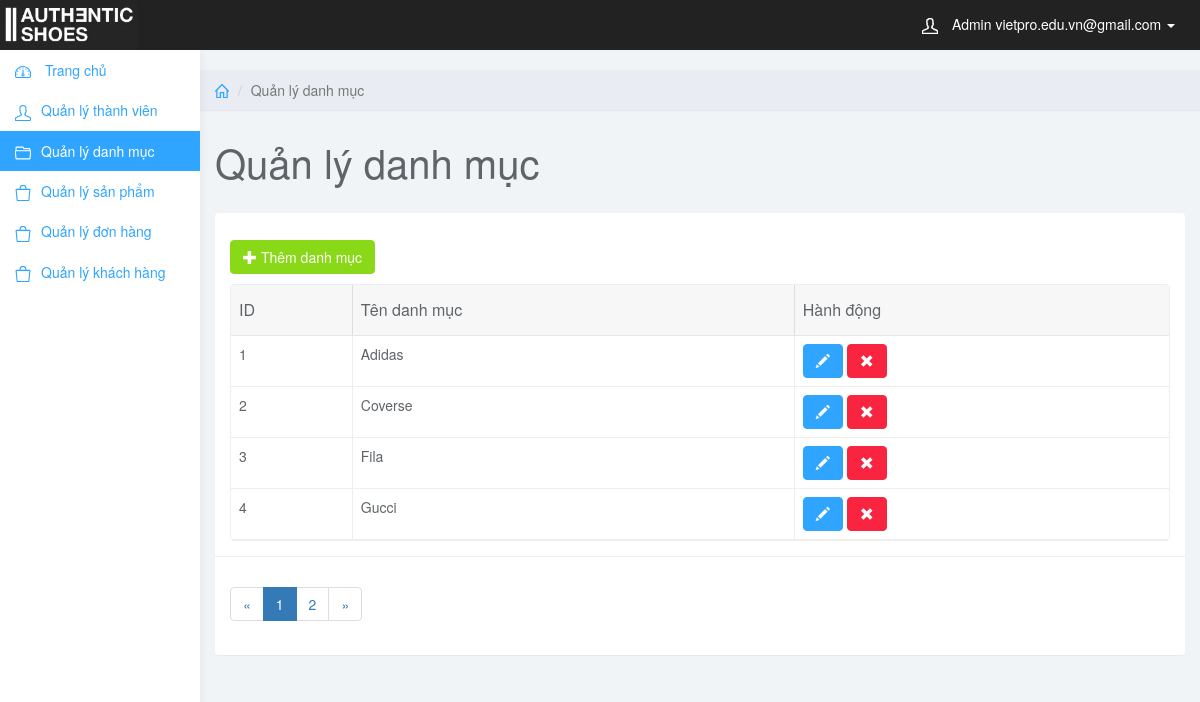
/admin/index.php?page_layout=category (signed in), run on the app's committed database.
### tables this page shows
CREATE TABLE `category` (
  `cat_id` int(11) NOT NULL,
  `cat_name` varchar(255) NOT NULL
);

### admin/category.php (the view, shortened to what this page needs)
<?php
if (isset($_GET['page'])) {
	$page = $_GET['page'];
} else {
	$page = 1;
}
$row_per_page = 4;
$per_row = $page * $row_per_page - $row_per_page;
echo $total_rows = mysqli_num_rows(mysqli_query($conn, 'SELECT * FROM category'));
$total_page = ceil($total_rows / $row_per_page);
$list_page = '';
$page_prev = $page + 1;
$list_page .= '<li class="page-item"><a class="page-link" href="index.php?page_layout=category&page=' . $page_prev . '">&laquo;</a></li>';
for ($i = 1; $i <= $total_page; $i++) {
	if ($i == $page) {
		$active = 'active';
	} else {
		$active = '';
	}
	$list_page .= '<li class="page-item ' . $active . '"><a class="page-link" href="index.php?page_layout=category&page=' . $i . '">' . $i . '</a></li>';
}
$page_next = $page + 1;
$list_page .= '<li class="page-item"><a class="page-link" href="index.php?page_layout=category&page=' . $page_next . '">&raquo;</a></li>';
?>
<div class="col-sm-9 col-sm-offset-3 col-lg-10 col-lg-offset-2 main">
	<div class="row">
		<ol class="breadcrumb">
			<li><a href="index.php"><svg class="glyph stroked home"><use xlink:href="#stroked-home"></use></svg></a></li>
			<li class="active">Quản lý danh mục</li>
		</ol>
	</div>
	<div class="row">
		<div class="col-lg-12">
			<h1 class="page-header">Quản lý danh mục</h1>
		</div>
	</div>
	<div id="toolbar" class="btn-group">
		<a href="index.php?page_layout=add_category" class="btn btn-success">
			<i class="glyphicon glyphicon-plus"></i> Thêm danh mục
		</a>
	</div>
	<div class="row">
		<div class="col-md-12">
			<div class="panel panel-default">
				<div class="panel-body">
					<table data-toolbar="#toolbar" data-toggle="table">
						<thead>
							<tr>
								<th data-field="id" data-sortable="true">ID</th>
								<th>Tên danh mục</th>
								<th>Hành động</th>
							</tr>
						</thead>
						<tbody>
							<?php
							$sql = "SELECT * FROM category ORDER BY cat_id ASC LIMIT " . $per_row . ',' . $row_per_page;
							$query = mysqli_query($conn, $sql);
							while ($row = mysqli_fetch_array($query)) {
							?>
								<tr>
									<td style=""><?php echo $row['cat_id']; ?></td>
									<td style=""><?php echo $row['cat_name']; ?></td>
									<td class="form-group">
										<a href="index.php?page_layout=edit_category&&cat_id=<?php echo $row['cat_id']; ?>" class="btn btn-primary"><i class="glyphicon glyphicon-pencil"></i></a>
										<a href="del_category.php?cat_id=<?php echo $row['cat_id']; ?>" class="btn btn-danger"><i class="glyphicon glyphicon-remove"></i></a>
									</td>
								</tr>
							<?php
							}
							?>
						</tbody>
					</table>
				</div>
				<div class="panel-footer">
					<nav aria-label="Page navigation example">
						<ul class="pagination">
							<?php echo $list_page; ?>
						</ul>
					</nav>
				</div>
			</div>
		</div>
	</div>
</div>

### admin/css/styles.css (style rules this page uses)
body { background: #f1f4f7; padding-top: 50px; color: #5f6468; }
a, a:hover, a:focus { color: #30a5ff; }
h1, h2, h3, h4, h5, h6 { color: #5f6468; }
h1 { font-weight: 300; font-size: 40px; }
.btn-primary, .btn-primary:hover, .btn-primary:focus, .btn-primary:active, .btn-primary.active, .open>.dropdown-toggle.btn-primary, .btn-primary.disabled, .btn-primary[disabled], fieldset[disabled] .btn-primary, .btn-primary.disabled:hover, .btn-primary[disabled]:hover, fieldset[disabled] .btn-primary:hover, .btn-primary.disabled:focus, .btn-primary[disabled]:focus, fieldset[disabled] .btn-primary:focus, .btn-primary.disabled:active, .btn-primary[disabled]:active, fieldset[disabled] .btn-primary:active, .btn-primary.disabled.active, .btn-primary[disabled].active, fieldset[disabled] .btn-primary.active { background-color: #30a5ff; border-color: #30a5ff; }
.btn-success, .btn-success:hover, .btn-success:focus, .btn-success:active, .btn-success.active, .open>.dropdown-toggle.btn-success, .btn-success.disabled, .btn-success[disabled], fieldset[disabled] .btn-success, .btn-success.disabled:hover, .btn-success[disabled]:hover, fieldset[disabled] .btn-success:hover, .btn-success.disabled:focus, .btn-success[disabled]:focus, fieldset[disabled] .btn-success:focus, .btn-success.disabled:active, .btn-success[disabled]:active, fieldset[disabled] .btn-success:active, .btn-success.disabled.active, .btn-success[disabled].active, fieldset[disabled] .btn-success.active { background-color: #8ad919; border-color: #8ad919; }
.btn-danger, .btn-danger:hover, .btn-danger:focus, .btn-danger:active, .btn-danger.active, .open>.dropdown-toggle.btn-danger, .btn-danger.disabled, .btn-danger[disabled], fieldset[disabled] .btn-danger, .btn-danger.disabled:hover, .btn-danger[disabled]:hover, fieldset[disabled] .btn-danger:hover, .btn-danger.disabled:focus, .btn-danger[disabled]:focus, fieldset[disabled] .btn-danger:focus, .btn-danger.disabled:active, .btn-danger[disabled]:active, fieldset[disabled] .btn-danger:active, .btn-danger.disabled.active, .btn-danger[disabled].active, fieldset[disabled] .btn-danger.active { background-color: #f9243f; border-color: #f9243f; }
.panel { border: 0; }
.panel-footer { background: #fff; border-top: 1px solid #eee; }
.breadcrumb { border-radius: 0; padding: 10px 15px; background: #e9ecf2; box-shadow: 0 1px 1px rgba(0, 0, 0, .05); margin: 0; }
h1.page-header { margin-top: 30px; border-bottom: 0; }
.table { background: #fff; }
.breadcrumb .glyph { height: 14px; width: 14px; margin: -2px 0 0 0; stroke-width: 4px; }

### data on the page
category: cat_id "1", cat_name "Adidas"
category: cat_id "2", cat_name "Coverse"
category: cat_id "3", cat_name "Fila"
category: cat_id "4", cat_name "Gucci"

### other printed values
$_SESSION['mail'] "vietpro.edu.vn@gmail.com"
